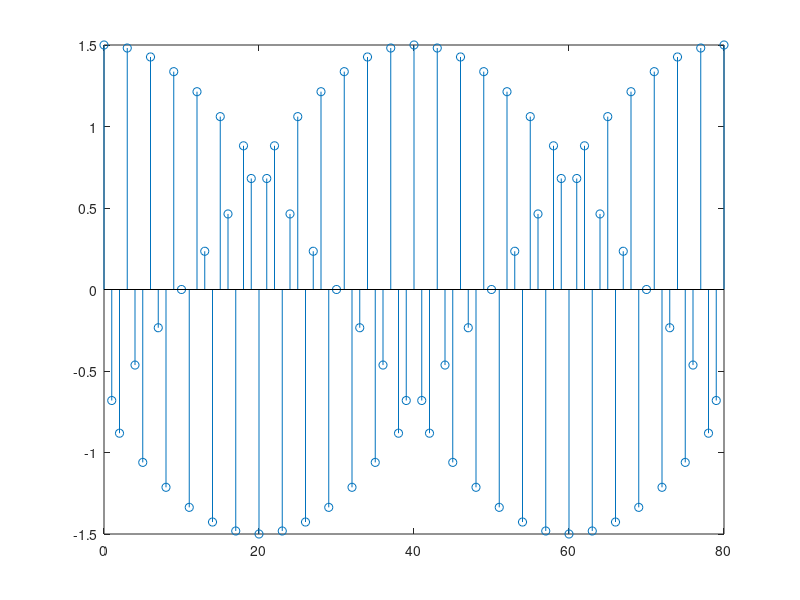

MATLAB code to generate this figure: (Note: this script raises an error after producing the figure.)
clc; clear; close all;
L = 80;
A = 1.5;
omega = 0.65*pi;
phy = 0.5*pi;
n = 0:L;

stem(n, A*sin(n*omega+phy));
%hold on; plot((0:.1:L),A*sin((0:.1:L)*omega+phy),'r');
plot